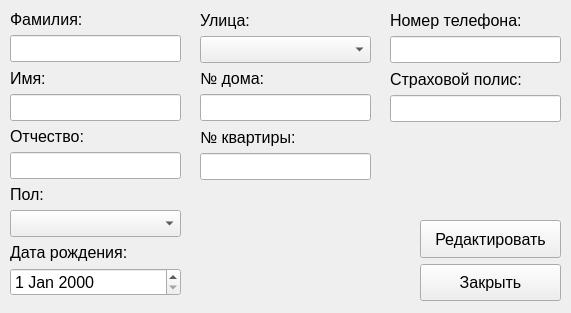
<?xml version="1.0" encoding="UTF-8"?>
<ui version="4.0">
 <class>Form_see_edit_patient_data</class>
 <widget class="QWidget" name="Form_see_edit_patient_data">
  <property name="geometry">
   <rect>
    <x>0</x>
    <y>0</y>
    <width>571</width>
    <height>313</height>
   </rect>
  </property>
  <property name="windowTitle">
   <string>Окно просмотра и редактирования данных</string>
  </property>
  <widget class="QWidget" name="">
   <property name="geometry">
    <rect>
     <x>10</x>
     <y>10</y>
     <width>171</width>
     <height>286</height>
    </rect>
   </property>
   <layout class="QVBoxLayout" name="verticalLayout_11">
    <item>
     <layout class="QVBoxLayout" name="verticalLayout">
      <item>
       <widget class="QLabel" name="label_surname_p">
        <property name="sizePolicy">
         <sizepolicy hsizetype="Expanding" vsizetype="Preferred">
          <horstretch>0</horstretch>
          <verstretch>0</verstretch>
         </sizepolicy>
        </property>
        <property name="font">
         <font>
          <pointsize>12</pointsize>
         </font>
        </property>
        <property name="text">
         <string>Фамилия:</string>
        </property>
       </widget>
      </item>
      <item>
       <widget class="QLineEdit" name="lineEdit_surname_p">
        <property name="font">
         <font>
          <pointsize>12</pointsize>
         </font>
        </property>
       </widget>
      </item>
     </layout>
    </item>
    <item>
     <layout class="QVBoxLayout" name="verticalLayout_2">
      <item>
       <widget class="QLabel" name="label_name_p">
        <property name="sizePolicy">
         <sizepolicy hsizetype="Expanding" vsizetype="Preferred">
          <horstretch>0</horstretch>
          <verstretch>0</verstretch>
         </sizepolicy>
        </property>
        <property name="font">
         <font>
          <pointsize>12</pointsize>
         </font>
        </property>
        <property name="text">
         <string>Имя:</string>
        </property>
       </widget>
      </item>
      <item>
       <widget class="QLineEdit" name="lineEdit_name_p">
        <property name="font">
         <font>
          <pointsize>12</pointsize>
         </font>
        </property>
       </widget>
      </item>
     </layout>
    </item>
    <item>
     <layout class="QVBoxLayout" name="verticalLayout_3">
      <item>
       <widget class="QLabel" name="label_patronymic_p">
        <property name="sizePolicy">
         <sizepolicy hsizetype="Expanding" vsizetype="Preferred">
          <horstretch>0</horstretch>
          <verstretch>0</verstretch>
         </sizepolicy>
        </property>
        <property name="font">
         <font>
          <pointsize>12</pointsize>
         </font>
        </property>
        <property name="text">
         <string>Отчество:</string>
        </property>
       </widget>
      </item>
      <item>
       <widget class="QLineEdit" name="lineEdit_patronymic_p">
        <property name="font">
         <font>
          <pointsize>12</pointsize>
         </font>
        </property>
       </widget>
      </item>
     </layout>
    </item>
    <item>
     <layout class="QVBoxLayout" name="verticalLayout_4">
      <item>
       <widget class="QLabel" name="label_gender_p">
        <property name="sizePolicy">
         <sizepolicy hsizetype="Expanding" vsizetype="Preferred">
          <horstretch>0</horstretch>
          <verstretch>0</verstretch>
         </sizepolicy>
        </property>
        <property name="font">
         <font>
          <pointsize>12</pointsize>
         </font>
        </property>
        <property name="text">
         <string>Пол:</string>
        </property>
       </widget>
      </item>
      <item>
       <widget class="QComboBox" name="comboBox_gender_p">
        <property name="font">
         <font>
          <pointsize>12</pointsize>
         </font>
        </property>
       </widget>
      </item>
     </layout>
    </item>
    <item>
     <layout class="QVBoxLayout" name="verticalLayout_5">
      <item>
       <widget class="QLabel" name="label_date_birth_p">
        <property name="sizePolicy">
         <sizepolicy hsizetype="Expanding" vsizetype="Preferred">
          <horstretch>0</horstretch>
          <verstretch>0</verstretch>
         </sizepolicy>
        </property>
        <property name="font">
         <font>
          <pointsize>12</pointsize>
         </font>
        </property>
        <property name="text">
         <string>Дата рождения:</string>
        </property>
       </widget>
      </item>
      <item>
       <widget class="QDateEdit" name="dateEdit_date_birth_p">
        <property name="font">
         <font>
          <pointsize>12</pointsize>
         </font>
        </property>
       </widget>
      </item>
     </layout>
    </item>
   </layout>
  </widget>
  <widget class="QWidget" name="">
   <property name="geometry">
    <rect>
     <x>200</x>
     <y>10</y>
     <width>171</width>
     <height>170</height>
    </rect>
   </property>
   <layout class="QVBoxLayout" name="verticalLayout_12">
    <item>
     <layout class="QVBoxLayout" name="verticalLayout_6">
      <item>
       <widget class="QLabel" name="label_street_p">
        <property name="sizePolicy">
         <sizepolicy hsizetype="Expanding" vsizetype="Preferred">
          <horstretch>0</horstretch>
          <verstretch>0</verstretch>
         </sizepolicy>
        </property>
        <property name="font">
         <font>
          <pointsize>12</pointsize>
         </font>
        </property>
        <property name="text">
         <string>Улица:</string>
        </property>
       </widget>
      </item>
      <item>
       <widget class="QComboBox" name="comboBox_street_p">
        <property name="font">
         <font>
          <pointsize>12</pointsize>
         </font>
        </property>
       </widget>
      </item>
     </layout>
    </item>
    <item>
     <layout class="QVBoxLayout" name="verticalLayout_7">
      <item>
       <widget class="QLabel" name="label_n_house_p">
        <property name="sizePolicy">
         <sizepolicy hsizetype="Expanding" vsizetype="Preferred">
          <horstretch>0</horstretch>
          <verstretch>0</verstretch>
         </sizepolicy>
        </property>
        <property name="font">
         <font>
          <pointsize>12</pointsize>
         </font>
        </property>
        <property name="text">
         <string>№ дома:</string>
        </property>
       </widget>
      </item>
      <item>
       <widget class="QLineEdit" name="lineEdit_n_house_p">
        <property name="font">
         <font>
          <pointsize>12</pointsize>
         </font>
        </property>
       </widget>
      </item>
     </layout>
    </item>
    <item>
     <layout class="QVBoxLayout" name="verticalLayout_8">
      <item>
       <widget class="QLabel" name="label_n_flat_p">
        <property name="sizePolicy">
         <sizepolicy hsizetype="Expanding" vsizetype="Preferred">
          <horstretch>0</horstretch>
          <verstretch>0</verstretch>
         </sizepolicy>
        </property>
        <property name="font">
         <font>
          <pointsize>12</pointsize>
         </font>
        </property>
        <property name="text">
         <string>№ квартиры:</string>
        </property>
       </widget>
      </item>
      <item>
       <widget class="QLineEdit" name="lineEdit_n_flat_p">
        <property name="font">
         <font>
          <pointsize>12</pointsize>
         </font>
        </property>
       </widget>
      </item>
     </layout>
    </item>
   </layout>
  </widget>
  <widget class="QWidget" name="">
   <property name="geometry">
    <rect>
     <x>390</x>
     <y>10</y>
     <width>171</width>
     <height>112</height>
    </rect>
   </property>
   <layout class="QVBoxLayout" name="verticalLayout_13">
    <item>
     <layout class="QVBoxLayout" name="verticalLayout_9">
      <item>
       <widget class="QLabel" name="label_phone_p">
        <property name="sizePolicy">
         <sizepolicy hsizetype="Expanding" vsizetype="Preferred">
          <horstretch>0</horstretch>
          <verstretch>0</verstretch>
         </sizepolicy>
        </property>
        <property name="font">
         <font>
          <pointsize>12</pointsize>
         </font>
        </property>
        <property name="text">
         <string>Номер телефона:</string>
        </property>
       </widget>
      </item>
      <item>
       <widget class="QLineEdit" name="lineEdit_phone_p">
        <property name="font">
         <font>
          <pointsize>12</pointsize>
         </font>
        </property>
       </widget>
      </item>
     </layout>
    </item>
    <item>
     <layout class="QVBoxLayout" name="verticalLayout_10">
      <item>
       <widget class="QLabel" name="label_ins_policy_p">
        <property name="sizePolicy">
         <sizepolicy hsizetype="Expanding" vsizetype="Preferred">
          <horstretch>0</horstretch>
          <verstretch>0</verstretch>
         </sizepolicy>
        </property>
        <property name="font">
         <font>
          <pointsize>12</pointsize>
         </font>
        </property>
        <property name="text">
         <string>Страховой полис:</string>
        </property>
       </widget>
      </item>
      <item>
       <widget class="QLineEdit" name="lineEdit_ins_policy_p">
        <property name="font">
         <font>
          <pointsize>12</pointsize>
         </font>
        </property>
       </widget>
      </item>
     </layout>
    </item>
   </layout>
  </widget>
  <widget class="QWidget" name="">
   <property name="geometry">
    <rect>
     <x>420</x>
     <y>220</y>
     <width>141</width>
     <height>81</height>
    </rect>
   </property>
   <layout class="QVBoxLayout" name="verticalLayout_14">
    <item>
     <widget class="QPushButton" name="pushButton_edit_data">
      <property name="sizePolicy">
       <sizepolicy hsizetype="Minimum" vsizetype="Expanding">
        <horstretch>0</horstretch>
        <verstretch>0</verstretch>
       </sizepolicy>
      </property>
      <property name="font">
       <font>
        <pointsize>12</pointsize>
       </font>
      </property>
      <property name="text">
       <string>Редактировать</string>
      </property>
     </widget>
    </item>
    <item>
     <widget class="QPushButton" name="pushButton_close_widget">
      <property name="sizePolicy">
       <sizepolicy hsizetype="Minimum" vsizetype="Expanding">
        <horstretch>0</horstretch>
        <verstretch>0</verstretch>
       </sizepolicy>
      </property>
      <property name="font">
       <font>
        <pointsize>12</pointsize>
       </font>
      </property>
      <property name="text">
       <string>Закрыть</string>
      </property>
     </widget>
    </item>
   </layout>
  </widget>
 </widget>
 <resources/>
 <connections/>
</ui>
